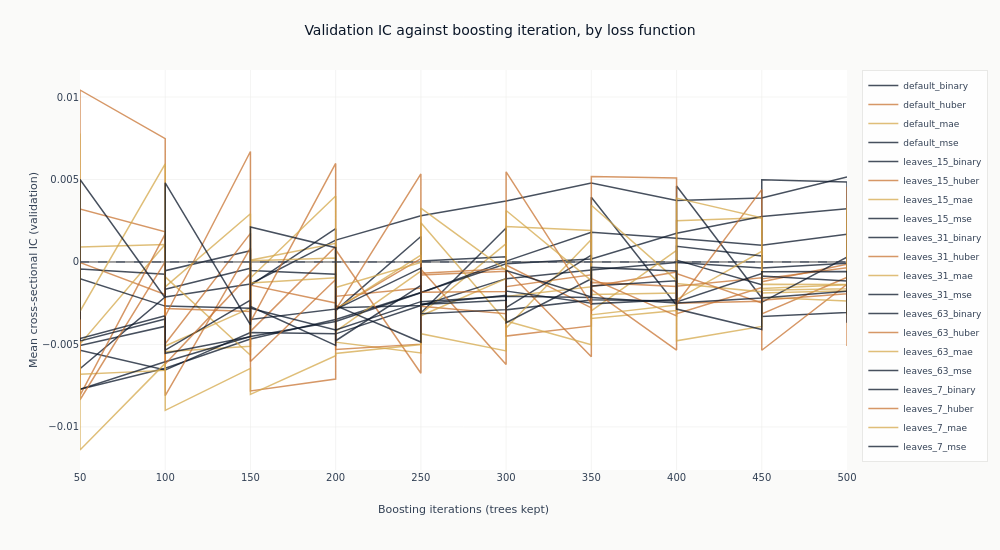

Notebook cell for this chart:
### Markdown cell above
### What more trees do

Each line traces one configuration's out-of-sample IC as trees are added to it. This is the
figure the checkpoint dimension exists to produce, and it separates two things a single
end-of-training number cannot.

A line that rises and then falls has an interior optimum: the model was still learning, then
began fitting the training window at the expense of the validation folds. A line that wanders
without trend around zero never had anything to learn in the first place, and its highest point
is wherever the noise happened to peak. The difference matters, because both produce a
respectable-looking maximum.

### Code cell
curves = catalog.filter("full_coverage").sort("config_name", "checkpoint_value")
objectives = {"mse": COLORS["blue"], "mae": COLORS["amber"], "huber": COLORS["copper"]}


def objective_of(name: str) -> str:
    """Read the loss function out of a declared configuration name."""
    return next((key for key in objectives if name.endswith(key)), "mse")


fig_curves = go.Figure()
for config_name in curves.get_column("config_name").unique(maintain_order=True):
    series = curves.filter(pl.col("config_name") == config_name)
    fig_curves.add_trace(
        go.Scatter(
            x=series.get_column("checkpoint_value").to_list(),
            y=series.get_column("ic_mean").to_list(),
            mode="lines",
            name=config_name,
            line=dict(color=objectives[objective_of(config_name)], width=1.5),
            opacity=0.75,
        )
    )
fig_curves.add_hline(y=0, line_width=1, line_dash="dash", line_color=COLORS["neutral"])
fig_curves.update_layout(
    title="Validation IC against boosting iteration, by loss function",
    height=550,
    width=1000,
    margin=dict(t=70),
    legend=dict(font=dict(size=9)),
)
fig_curves.update_xaxes(title_text="Boosting iterations (trees kept)")
fig_curves.update_yaxes(title_text="Mean cross-sectional IC (validation)")
show_plotly_with_alt(
    fig_curves,
    "Line chart of mean validation information coefficient against boosting iteration, one line "
    "per configuration, coloured by loss function: blue for squared error, amber for absolute "
    "error, copper for Huber. A dashed line marks zero. The lines sit in a narrow band just below "
    "it, and the three colours are mixed through the band rather than separated into layers. They "
    "wander up and down without rising to a common peak and falling away.",
)

### Figure 1 — Plotly figure (JSON) as saved in the notebook; plotly's stock layout.template omitted (floating-point values rounded to 4 significant figures)
{"data": [{"line": {"color": "#0a1628", "width": 1.5}, "mode": "lines", "name": "default_binary", "opacity": 0.75, "type": "scatter", "x": [50, 100, 150, 200, 250, 300, 350, 400, 450, 500], "y": [-0.006472, -0.00212, -0.001331, 0.001326, 0.002804, 0.003693, 0.004787, 0.003722, 0.003884, 0.005159]}, {"line": {"color": "#C87533", "width": 1.5}, "mode": "lines", "name": "default_huber", "opacity": 0.75, "type": "scatter", "x": [50, 50, 100, 100, 150, 150, 200, 200, 250, 250, 300, 300, 350, 350, 400, 400, 450, 450, 500, 500], "y": [-0.004626, -3.536e-05, -0.001969, -0.002818, -0.003002, -0.001403, -0.002493, -0.002083, -0.001576, -0.0007827, -0.0005698, -0.001499, -0.000783, -0.001493, -0.000603, -0.00147, -0.0009551, -0.001201, -0.0001363, -0.001037]}, {"line": {"color": "#D4A84B", "width": 1.5}, "mode": "lines", "name": "default_mae", "opacity": 0.75, "type": "scatter", "x": [50, 50, 100, 100, 150, 150, 200, 200, 250, 250, 300, 300, 350, 350, 400, 400, 450, 450, 500, 500], "y": [-0.005551, 0.0009127, 0.001052, -0.005447, -0.005107, 0.0001044, 0.001128, -0.004864, -0.005517, 0.002377, -0.003611, 0.002155, 0.001911, -0.003424, -0.002946, 0.002495, 0.00268, -0.001611, -0.001375, 0.003064]}, {"line": {"color": "#0a1628", "width": 1.5}, "mode": "lines", "name": "default_mse", "opacity": 0.75, "type": "scatter", "x": [50, 50, 100, 100, 150, 150, 200, 200, 250, 250, 300, 300, 350, 350, 400, 400, 450, 450, 500, 500], "y": [-0.005189, -0.005063, -0.003901, -0.0005287, 0.000682, -0.001419, 0.002019, -0.002949, 0.001545, -0.003092, 0.002061, -0.002899, -0.002306, 0.003925, -0.002619, 0.004605, -0.002187, 0.00499, 0.004846, -0.001529]}, {"line": {"color": "#0a1628", "width": 1.5}, "mode": "lines", "name": "leaves_15_binary", "opacity": 0.75, "type": "scatter", "x": [50, 100, 150, 200, 250, 300, 350, 400, 450, 500], "y": [-0.005344, -0.006554, -0.004274, -0.004358, -0.002638, -0.001011, -0.0004832, -3.49e-05, -0.0003683, -8.363e-05]}, {"line": {"color": "#C87533", "width": 1.5}, "mode": "lines", "name": "leaves_15_huber", "opacity": 0.75, "type": "scatter", "x": [50, 50, 100, 100, 150, 150, 200, 200, 250, 250, 300, 300, 350, 350, 400, 400, 450, 450, 500, 500], "y": [-0.006937, 0.003208, 0.00183, -0.004957, 0.001734, -0.004209, 0.0009404, -0.002841, 0.0002044, -0.002692, -0.003134, -0.0001815, -0.002783, -0.001238, -0.001484, -0.003133, -0.00155, -0.003146, -0.0009311, -0.003199]}, {"line": {"color": "#D4A84B", "width": 1.5}, "mode": "lines", "name": "leaves_15_mae", "opacity": 0.75, "type": "scatter", "x": [50, 50, 100, 100, 150, 150, 200, 200, 250, 250, 300, 300, 350, 350, 400, 400, 450, 450, 500, 500], "y": [0.001065, -0.004976, 0.001077, -0.005096, -0.002799, 7.876e-05, 0.0002422, -0.002874, 0.0004084, -0.003155, 0.001114, -0.004001, 0.001365, -0.002963, 0.0006984, -0.002279, 0.0006482, -0.001879, -0.001747, 0.0005121]}, {"line": {"color": "#0a1628", "width": 1.5}, "mode": "lines", "name": "leaves_15_mse", "opacity": 0.75, "type": "scatter", "x": [50, 50, 100, 100, 150, 150, 200, 200, 250, 250, 300, 300, 350, 350, 400, 400, 450, 450, 500, 500], "y": [-0.003093, -0.0004326, -0.0007404, -0.001652, -0.000382, -0.0005163, -0.0007371, -0.002772, -0.002645, 6.386e-05, 0.0003196, -0.002766, 0.000411, -0.002296, -0.002371, 0.0009524, 0.0003659, -0.0033, -0.003059, 0.001325]}, {"line": {"color": "#0a1628", "width": 1.5}, "mode": "lines", "name": "leaves_31_binary", "opacity": 0.75, "type": "scatter", "x": [50, 100, 150, 200, 250, 300, 350, 400, 450, 500], "y": [-0.007722, -0.006443, -0.00467, -0.003488, -0.001849, -0.0001144, 0.0001792, 0.001746, 0.002758, 0.003229]}, {"line": {"color": "#C87533", "width": 1.5}, "mode": "lines", "name": "leaves_31_huber", "opacity": 0.75, "type": "scatter", "x": [50, 50, 100, 100, 150, 150, 200, 200, 250, 250, 300, 300, 350, 350, 400, 400, 450, 450, 500, 500], "y": [0.004783, -0.008087, 0.001708, -0.008105, 0.0008524, -0.007815, -0.007099, 0.0007416, -0.006749, -0.0004384, -0.00621, -0.000463, -0.005743, -0.001662, -0.005344, -0.002501, -0.002381, -0.005353, -0.001355, -0.005098]}, {"line": {"color": "#D4A84B", "width": 1.5}, "mode": "lines", "name": "leaves_31_mae", "opacity": 0.75, "type": "scatter", "x": [50, 50, 100, 100, 150, 150, 200, 200, 250, 250, 300, 300, 350, 350, 400, 400, 450, 450, 500, 500], "y": [-0.0007061, -0.006808, -0.006573, -0.0009054, -0.005653, -0.001278, -0.0009627, -0.004208, -0.0005523, -0.003261, -0.001006, -0.002087, -0.001503, -0.001971, -0.001875, -0.001311, -0.001812, -0.001355, -0.001367, -0.001086]}, {"line": {"color": "#0a1628", "width": 1.5}, "mode": "lines", "name": "leaves_31_mse", "opacity": 0.75, "type": "scatter", "x": [50, 50, 100, 100, 150, 150, 200, 200, 250, 250, 300, 300, 350, 350, 400, 400, 450, 450, 500, 500], "y": [-0.001955, -0.004785, -0.003455, -0.005347, -0.002315, -0.003484, -0.002851, -0.004776, -0.001426, -0.003139, -0.00289, -0.00176, -0.002496, -0.001455, -0.001144, -0.002427, -0.0007023, -0.002445, 0.0002972, -0.001727]}, {"line": {"color": "#0a1628", "width": 1.5}, "mode": "lines", "name": "leaves_63_binary", "opacity": 0.75, "type": "scatter", "x": [50, 100, 150, 200, 250, 300, 350, 400, 450, 500], "y": [-0.00772, -0.006054, -0.004514, -0.003612, -0.001865, 4.866e-05, 0.001799, 0.001442, 0.001015, 0.001676]}, {"line": {"color": "#C87533", "width": 1.5}, "mode": "lines", "name": "leaves_63_huber", "opacity": 0.75, "type": "scatter", "x": [50, 50, 100, 100, 150, 150, 200, 200, 250, 250, 300, 300, 350, 350, 400, 400, 450, 450, 500, 500], "y": [0.001655, -0.008355, 1.433e-05, -0.00619, -0.0007067, -0.006035, -0.001067, -0.005299, -0.004982, -0.000684, -0.0004131, -0.004493, -0.003877, -0.001005, -0.003265, -0.0007038, -0.002486, -0.001025, -0.0003459, -0.002252]}, {"line": {"color": "#D4A84B", "width": 1.5}, "mode": "lines", "name": "leaves_63_mae", "opacity": 0.75, "type": "scatter", "x": [50, 50, 100, 100, 150, 150, 200, 200, 250, 250, 300, 300, 350, 350, 400, 400, 450, 450, 500, 500], "y": [-0.005556, -0.0114, -0.006149, -0.008993, -0.006453, -0.008024, -0.005681, -0.005543, -0.00501, -0.004345, -0.005391, -0.003575, -0.005022, -0.003206, -0.002608, -0.004778, -0.003905, -0.002134, -0.002361, -0.00318]}, {"line": {"color": "#0a1628", "width": 1.5}, "mode": "lines", "name": "leaves_63_mse", "opacity": 0.75, "type": "scatter", "x": [50, 50, 100, 100, 150, 150, 200, 200, 250, 250, 300, 300, 350, 350, 400, 400, 450, 450, 500, 500], "y": [-0.004798, -0.004636, -0.003266, -0.005538, -0.004532, -0.0027, -0.00506, -0.002644, -0.004853, -0.002557, -0.002016, -0.003682, -0.001022, -0.002539, -0.002274, 0.0001103, -0.001378, -0.0008499, -0.001152, 0.0001683]}, {"line": {"color": "#0a1628", "width": 1.5}, "mode": "lines", "name": "leaves_7_binary", "opacity": 0.75, "type": "scatter", "x": [50, 100, 150, 200, 250, 300, 350, 400, 450, 500], "y": [-0.001021, -0.002676, -0.002806, -0.004118, -0.002406, -0.002081, -0.002154, -0.002485, -0.002191, -0.001774]}, {"line": {"color": "#C87533", "width": 1.5}, "mode": "lines", "name": "leaves_7_huber", "opacity": 0.75, "type": "scatter", "x": [50, 50, 100, 100, 150, 150, 200, 200, 250, 250, 300, 300, 350, 350, 400, 400, 450, 450, 500, 500], "y": [-0.002454, 0.01042, 0.007479, -0.00329, 0.006697, -0.003633, 0.005975, -0.002901, 0.005334, -0.001834, -0.001796, 0.005466, -0.002553, 0.005175, 0.005085, -0.002521, 0.004387, -0.002317, -0.001932, 0.004562]}, {"line": {"color": "#D4A84B", "width": 1.5}, "mode": "lines", "name": "leaves_7_mae", "opacity": 0.75, "type": "scatter", "x": [50, 50, 100, 100, 150, 150, 200, 200, 250, 250, 300, 300, 350, 350, 400, 400, 450, 450, 500, 500], "y": [0.007792, -0.002988, 0.005945, -0.001508, 0.002926, -0.0009672, 0.004001, -0.001543, -3.25e-05, 0.003259, -0.0005123, 0.00312, -0.001135, 0.00344, -0.001112, 0.003869, 0.002678, -0.001708, -0.001623, 0.00328]}, {"line": {"color": "#0a1628", "width": 1.5}, "mode": "lines", "name": "leaves_7_mse", "opacity": 0.75, "type": "scatter", "x": [50, 50, 100, 100, 150, 150, 200, 200, 250, 250, 300, 300, 350, 350, 400, 400, 450, 450, 500, 500], "y": [-0.003484, 0.005005, -0.002185, 0.004796, -0.003812, 0.002119, 0.0008642, -0.002874, -0.0003705, -0.002575, -0.002324, -0.0005176, -0.002118, -0.0003296, -0.0005434, -0.002857, -0.004091, -0.0005895, -0.0005738, -0.003687]}], "layout": {"height": 550, "legend": {"font": {"size": 9}}, "margin": {"t": 70}, "shapes": [{"line": {"color": "#334155", "dash": "dash", "width": 1}, "type": "line", "x0": 0, "x1": 1, "xref": "x domain", "y0": 0, "y1": 0, "yref": "y"}], "title": {"text": "Validation IC against boosting iteration, by loss function"}, "width": 1000, "xaxis": {"title": {"text": "Boosting iterations (trees kept)"}}, "yaxis": {"title": {"text": "Mean cross-sectional IC (validation)"}}}}
